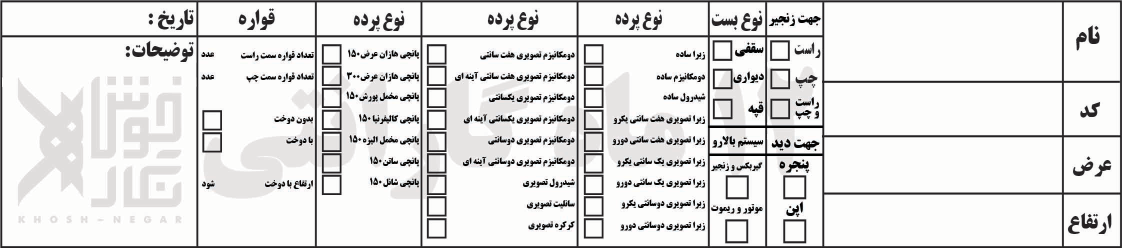
#> input picture 1.png, 2244 x 496 px (shown at 1/2 size)
$ python image_edit.py
#> lines starting #> are read from the running program, lines starting #| are printed output that depends on the picture
from PIL import Image, ImageDraw, ImageFont
import numpy as np
import cv2

# مسیر فایل تصویر
image_path = '1.png'

# باز کردن تصویر
image = cv2.imread(image_path)
#> image is the input picture: shape (496, 2244, 3); mean B, G, R 224.7, 225.2, 225.6

# افزودن یک مستطیل به تصویر (مثال: یک مستطیل قرمز با ابعاد و موقعیت دلخواه)
# راست جهت زنجیر
start_point = (1544, 84)
end_point = (1576, 118)
color = (0, 0, 255)  # رنگ مستطیل: (B, G, R)
thickness = -1
image = cv2.rectangle(image, start_point, end_point, color, thickness)
# چپ جهت زنجیر
start_point = (1544, 141)
end_point = (1576, 175)
color = (0, 0, 255)  # رنگ مستطیل: (B, G, R)
thickness = -1
image = cv2.rectangle(image, start_point, end_point, color, thickness)

# چپ و راست جهت زنجیر
start_point = (1544, 202)
end_point = (1576, 234)
color = (0, 0, 255)  # رنگ مستطیل: (B, G, R)
thickness = -1
image = cv2.rectangle(image, start_point, end_point, color, thickness)

# بست سقفی
start_point = (1429, 84)
end_point = (1461, 118)
color = (0, 0, 255)  # رنگ مستطیل: (B, G, R)
thickness = -1
image = cv2.rectangle(image, start_point, end_point, color, thickness)
# بست دیواری
start_point = (1429, 141)
end_point = (1461, 175)
color = (0, 0, 255)  # رنگ مستطیل: (B, G, R)
thickness = -1
image = cv2.rectangle(image, start_point, end_point, color, thickness)

# قپه
start_point = (1429, 202)
end_point = (1461, 234)
color = (0, 0, 255)  # رنگ مستطیل: (B, G, R)
thickness = -1
image = cv2.rectangle(image, start_point, end_point, color, thickness)

# دید پنجره
start_point = (1570, 355)
end_point = (1607, 393)
color = (0, 0, 255)  # رنگ مستطیل: (B, G, R)
thickness = -1
image = cv2.rectangle(image, start_point, end_point, color, thickness)

# دید آپن
start_point = (1570, 442)
end_point = (1607, 483)
color = (0, 0, 255)  # رنگ مستطیل: (B, G, R)
thickness = -1
image = cv2.rectangle(image, start_point, end_point, color, thickness)

# سیستم بالا رو گیربکسی
start_point = (1455, 355)
end_point = (1493, 393)
color = (0, 0, 255)  # رنگ مستطیل: (B, G, R)
thickness = -1
image = cv2.rectangle(image, start_point, end_point, color, thickness)

# سیستم بالا رو ریموت
start_point = (1455, 442)
end_point = (1493, 483)
color = (0, 0, 255)  # رنگ مستطیل: (B, G, R)
thickness = -1
image = cv2.rectangle(image, start_point, end_point, color, thickness)


# پرده زبرا ساده
start_point = (1171, 93)
end_point = (1202, 124)
color = (0, 0, 255)  # رنگ مستطیل: (B, G, R)
thickness = -1
image = cv2.rectangle(image, start_point, end_point, color, thickness)


# دو مکانیزم ساده
start_point = (1171, 135)
end_point = (1202, 167)
color = (0, 0, 255)  # رنگ مستطیل: (B, G, R)
thickness = -1
image = cv2.rectangle(image, start_point, end_point, color, thickness)

# شیدرول ساده
start_point = (1171, 180)
end_point = (1202, 211)
color = (0, 0, 255)  # رنگ مستطیل: (B, G, R)
thickness = -1
image = cv2.rectangle(image, start_point, end_point, color, thickness)


# زبرا تصویری هفت سانتی یکرو
start_point = (1171, 224)
end_point = (1202, 256)
color = (0, 0, 255)  # رنگ مستطیل: (B, G, R)
thickness = -1
image = cv2.rectangle(image, start_point, end_point, color, thickness)


# زبرا تصویری هفت سانتی دورو
start_point = (1171, 268)
end_point = (1202, 299)
color = (0, 0, 255)  # رنگ مستطیل: (B, G, R)
thickness = -1
image = cv2.rectangle(image, start_point, end_point, color, thickness)


# زبرا تصویری یک سانتی یکرو
start_point = (1171, 311)
end_point = (1202, 342)
color = (0, 0, 255)  # رنگ مستطیل: (B, G, R)
thickness = -1
image = cv2.rectangle(image, start_point, end_point, color, thickness)


# زبرا تصویری یک سانتی دورو
start_point = (1171, 354)
end_point = (1202, 385)
color = (0, 0, 255)  # رنگ مستطیل: (B, G, R)
thickness = -1
image = cv2.rectangle(image, start_point, end_point, color, thickness)

# زبرا تصویری دو سانتی یکرو
start_point = (1171, 397)
end_point = (1202, 428)
color = (0, 0, 255)  # رنگ مستطیل: (B, G, R)
thickness = -1
image = cv2.rectangle(image, start_point, end_point, color, thickness)


# زبرا تصویری دو سانتی دورو
start_point = (1171, 440)
end_point = (1202, 472)
color = (0, 0, 255)  # رنگ مستطیل: (B, G, R)
thickness = -1
image = cv2.rectangle(image, start_point, end_point, color, thickness)


#  دو مکانیزم تصویری هفت سانتی
start_point = (858, 93)
end_point = (889, 124)
color = (0, 0, 255)  # رنگ مستطیل: (B, G, R)
thickness = -1
image = cv2.rectangle(image, start_point, end_point, color, thickness)


#  دو مکانیزم تصویری هفت سانتی آینه ای
start_point = (858, 135)
end_point = (889, 167)
color = (0, 0, 255)  # رنگ مستطیل: (B, G, R)
thickness = -1
image = cv2.rectangle(image, start_point, end_point, color, thickness)

#  دو مکانیزم تصویری یک سانتی
start_point = (858, 180)
end_point = (889, 211)
color = (0, 0, 255)  # رنگ مستطیل: (B, G, R)
thickness = -1
image = cv2.rectangle(image, start_point, end_point, color, thickness)


#  دو مکانیزم تصویری یک سانتی آینه ای
start_point = (858, 224)
end_point = (889, 256)
color = (0, 0, 255)  # رنگ مستطیل: (B, G, R)
thickness = -1
image = cv2.rectangle(image, start_point, end_point, color, thickness)


#  دو مکانیزم تصویری دو سانتی
start_point = (858, 268)
end_point = (889, 299)
color = (0, 0, 255)  # رنگ مستطیل: (B, G, R)
thickness = -1
image = cv2.rectangle(image, start_point, end_point, color, thickness)


#  دو مکانیزم تصویری دو سانتی آینه ای
start_point = (858, 311)
end_point = (889, 342)
color = (0, 0, 255)  # رنگ مستطیل: (B, G, R)
thickness = -1
image = cv2.rectangle(image, start_point, end_point, color, thickness)


# شیدرول تصویری
start_point = (858, 354)
end_point = (889, 385)
color = (0, 0, 255)  # رنگ مستطیل: (B, G, R)
thickness = -1
image = cv2.rectangle(image, start_point, end_point, color, thickness)

# سانلیت تصویری
start_point = (858, 397)
end_point = (889, 428)
color = (0, 0, 255)  # رنگ مستطیل: (B, G, R)
thickness = -1
image = cv2.rectangle(image, start_point, end_point, color, thickness)


#کرکره تصویری
start_point = (858, 440)
end_point = (889, 472)
color = (0, 0, 255)  # رنگ مستطیل: (B, G, R)
thickness = -1
image = cv2.rectangle(image, start_point, end_point, color, thickness)


# پانجی هازان عرض ۱۵۰
start_point = (647, 93)
end_point = (678, 124)
color = (0, 0, 255)  # رنگ مستطیل: (B, G, R)
thickness = -1
image = cv2.rectangle(image, start_point, end_point, color, thickness)


# پانچی هازان عرض ۳۰۰
start_point = (647, 135)
end_point = (678, 167)
color = (0, 0, 255)  # رنگ مستطیل: (B, G, R)
thickness = -1
image = cv2.rectangle(image, start_point, end_point, color, thickness)

# پانجی مخمل پورش عرض ۱۵۰
start_point = (647, 180)
end_point = (678, 211)
color = (0, 0, 255)  # رنگ مستطیل: (B, G, R)
thickness = -1
image = cv2.rectangle(image, start_point, end_point, color, thickness)


# پانجی کالیفرنیا عرض ۱۵۰
start_point = (647, 224)
end_point = (678, 256)
color = (0, 0, 255)  # رنگ مستطیل: (B, G, R)
thickness = -1
image = cv2.rectangle(image, start_point, end_point, color, thickness)


# پانجی مخمل الیزه عرض ۱۵۰
start_point = (647, 268)
end_point = (678, 299)
color = (0, 0, 255)  # رنگ مستطیل: (B, G, R)
thickness = -1
image = cv2.rectangle(image, start_point, end_point, color, thickness)


# پانجی ساتن عرض ۱۵۰
start_point = (647, 311)
end_point = (678, 342)
color = (0, 0, 255)  # رنگ مستطیل: (B, G, R)
thickness = -1
image = cv2.rectangle(image, start_point, end_point, color, thickness)


# پانجی شاتن عرض ۱۵۰
start_point = (647, 354)
end_point = (678, 385)
color = (0, 0, 255)  # رنگ مستطیل: (B, G, R)
thickness = -1
image = cv2.rectangle(image, start_point, end_point, color, thickness)


# بدون دوخت
start_point = (409, 224)
end_point = (440, 256)
color = (0, 0, 255)  # رنگ مستطیل: (B, G, R)
thickness = -1
image = cv2.rectangle(image, start_point, end_point, color, thickness)


# با دوخت
start_point = (409, 268)
end_point = (440, 299)
color = (0, 0, 255)  # رنگ مستطیل: (B, G, R)
thickness = -1
image = cv2.rectangle(image, start_point, end_point, color, thickness)
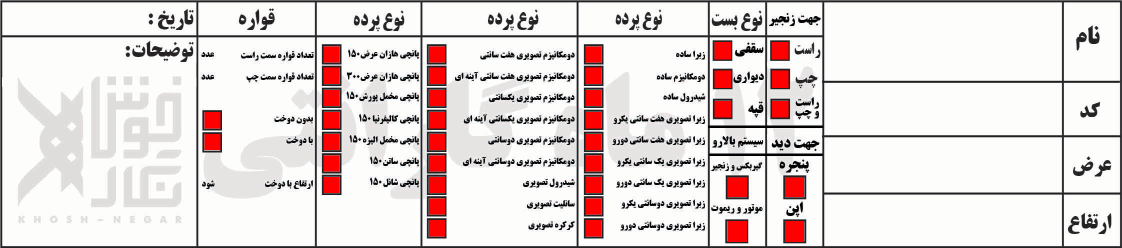
#> image: shape (496, 2244, 3) (shown at 1/2 size); mean B, G, R 215.9, 216.4, 226.2


# افزودن متن فارسی به تصویر با Pillow
# نام
text = 'نام مشتری'
font_path = 'tahoma.ttf'
font_size = 35
font_color = (0, 0, 255)  # رنگ متن: (B, G, R)

# تبدیل تصویر OpenCV به تصویر Pillow
image_pil = Image.fromarray(image)

# استفاده از فونت
font = ImageFont.truetype(font_path, font_size)
draw = ImageDraw.Draw(image_pil)
draw.text((1700, 50), text, font=font, fill=font_color,align="right")

# تبدیل تصویر Pillow به تصویر OpenCV
image_with_text = np.array(image_pil)
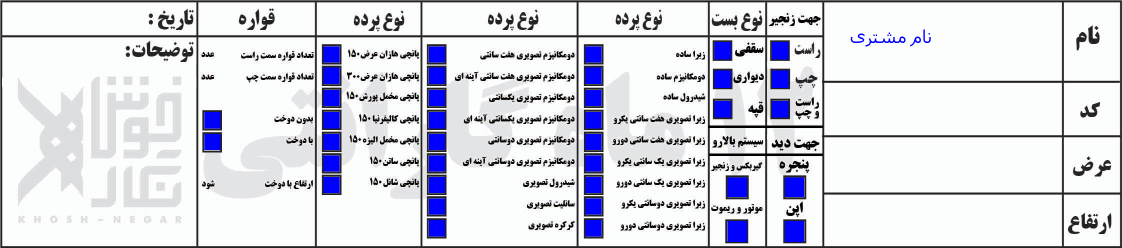
#> image_with_text: shape (496, 2244, 3) (shown at 1/2 size); mean R, G, B 215.7, 216.2, 226.2


# افزودن متن فارسی به تصویر با Pillow
# کد
text = 'کد '
font_path = 'tahoma.ttf'
font_size = 35
font_color = (0, 0, 255)  # رنگ متن: (B, G, R)

# تبدیل تصویر OpenCV به تصویر Pillow
image_pil = Image.fromarray(image_with_text)

# استفاده از فونت
font = ImageFont.truetype(font_path, font_size)
draw = ImageDraw.Draw(image_pil)
draw.text((1700, 180), text, font=font, fill=font_color,align="right")

# تبدیل تصویر Pillow به تصویر OpenCV
image_with_text = np.array(image_pil)


# افزودن متن فارسی به تصویر با Pillow
# عرض
text = 'عرض'
font_path = 'tahoma.ttf'
font_size = 35
font_color = (0, 0, 255)  # رنگ متن: (B, G, R)

# تبدیل تصویر OpenCV به تصویر Pillow
image_pil = Image.fromarray(image_with_text)

# استفاده از فونت
font = ImageFont.truetype(font_path, font_size)
draw = ImageDraw.Draw(image_pil)
draw.text((1700, 290), text, font=font, fill=font_color,align="right")

# تبدیل تصویر Pillow به تصویر OpenCV
image_with_text = np.array(image_pil)


# افزودن متن فارسی به تصویر با Pillow
# ارتفاع
text = 'ارتفاع '
font_path = 'tahoma.ttf'
font_size = 35
font_color = (0, 0, 255)  # رنگ متن: (B, G, R)

# تبدیل تصویر OpenCV به تصویر Pillow
image_pil = Image.fromarray(image_with_text)

# استفاده از فونت
font = ImageFont.truetype(font_path, font_size)
draw = ImageDraw.Draw(image_pil)
draw.text((1700, 400), text, font=font, fill=font_color,align="right")

# تبدیل تصویر Pillow به تصویر OpenCV
image_with_text = np.array(image_pil)


# افزودن متن فارسی به تصویر با Pillow
# توضیحات
text = 'سلام، OpenCV!'
font_path = 'tahoma.ttf'
font_size = 20
font_color = (0, 0, 255)  # رنگ متن: (B, G, R)

# تبدیل تصویر OpenCV به تصویر Pillow
image_pil = Image.fromarray(image_with_text)

# استفاده از فونت
font = ImageFont.truetype(font_path, font_size)
draw = ImageDraw.Draw(image_pil)
draw.multiline_text((220, 130), text, font=font, fill=font_color,align="right")

# تبدیل تصویر Pillow به تصویر OpenCV
image_with_text = np.array(image_pil)

# نمایش تصویر حاصل
cv2.imshow('Image with Annotations', image_with_text)
cv2.waitKey(0)
cv2.destroyAllWindows()
